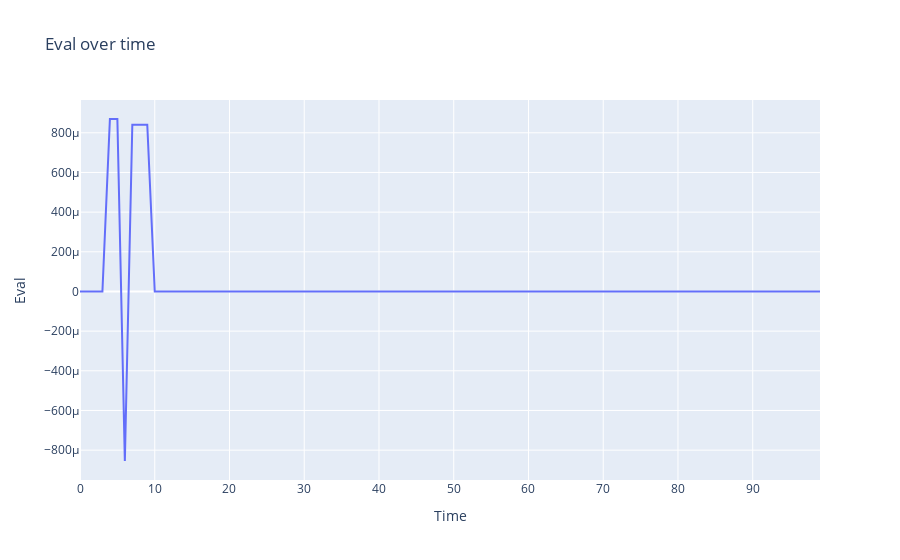

The cell this chart's notebook holds for it:
### Code cell
#plot all evals
fig = go.Figure()
for i in range(1):
    fig.add_trace(go.Scatter(x=np.arange(len(evals_history[i])), y=evals_history[i]/10, mode='lines'))
fig.update_layout(title='Eval over time', xaxis_title='Time', yaxis_title='Eval')
fig.show()

### Figure 1 — Plotly figure (JSON) as saved in the notebook; plotly's stock layout.template omitted (floating-point values rounded to 4 significant figures)
{"data": [{"mode": "lines", "type": "scatter", "x": [0, 1, 2, 3, 4, 5, 6, 7, 8, 9, 10, 11, 12, 13, 14, 15, 16, 17, 18, 19, 20, 21, 22, 23, 24, 25, 26, 27, 28, 29, 30, 31, 32, 33, 34, 35, 36, 37, 38, 39, 40, 41, 42, 43, 44, 45, 46, 47, 48, 49, 50, 51, 52, 53, 54, 55, 56, 57, 58, 59, 60, 61, 62, 63, 64, 65, 66, 67, 68, 69, 70, 71, 72, 73, 74, 75, 76, 77, 78, 79, 80, 81, 82, 83, 84, 85, 86, 87, 88, 89, 90, 91, 92, 93, 94, 95, 96, 97, 98, 99], "y": [0, 0, 0, 0, 0.0008696, 0.0008696, -0.0008547, 0.0008403, 0.0008403, 0.0008403, 0, 0, 0, 0, 0, 0, 0, 0, 0, 0, 0, 0, 0, 0, 0, 0, 0, 0, 0, 0, 0, 0, 0, 0, 0, 0, 0, 0, 0, 0, 0, 0, 0, 0, 0, 0, 0, 0, 0, 0, 0, 0, 0, 0, 0, 0, 0, 0, 0, 0, 0, 0, 0, 0, 0, 0, 0, 0, 0, 0, 0, 0, 0, 0, 0, 0, 0, 0, 0, 0, 0, 0, 0, 0, 0, 0, 0, 0, 0, 0, 0, 0, 0, 0, 0, 0, 0, 0, 0, 0]}], "layout": {"title": {"text": "Eval over time"}, "xaxis": {"title": {"text": "Time"}}, "yaxis": {"title": {"text": "Eval"}}}}
